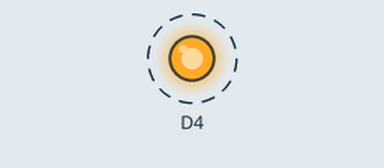
This sketch was run on a simulated ESP8266 (NodeMCU). Parts: output pins drawn as LEDs (lit = HIGH). Dashed ring = blinking. What the sketch prints to the serial monitor is not drawn.

Above: at 0.2 s.
Timing chart, 0 to 3.0 s (numbered marks = the images above):
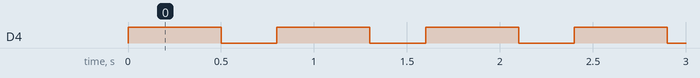

Measured:
- by itself, D4: alternates HIGH for 0.50 s and LOW for 0.30 s

The sketch:

blink.ino
```cpp
#include <Blink.h>
Blink blink(D4);

void setup() {
  Serial.begin(115200);
  Serial.println("\nBlink Version 1.0 Hyekyoung Seok");
}

void loop() {
  blink.on(500);
  blink.off(300);
}
```

Blink.cpp
```cpp
#include "Arduino.h"
#include "Blink.h"

Blink::Blink(int pin) {        // 생성자 함수 작성, 클래스 인스턴스를 생성할 때 호출
  pinMode(pin, OUTPUT);
  _pin = pin;                           // _pin의 _은 private 변수의 관례적 표현이며 입력 인수 pin과 구분 역할
}

void Blink::on(int n) {
  digitalWrite(_pin, HIGH);  // 클래스의 멤버 변수 _pin 사용
  delay(n);
}

void Blink::off(int n) {
  digitalWrite(_pin, LOW);  // 클래스의 멤버 변수 _pin 사용
  delay(n);
}
```

Blink.h
```cpp
#ifndef Blink_h      // 전처리문 시작, 특정 헤더 파일(여기서는 Morse.h) 중복 포함 방지
#define Blink_h

#include "Arduino.h" // 아두이노 헤더 파일 포함, 표준 함수 사용하기 위함

class Blink
{
  public:            // 외부에서 호출해야 하는 함수 선언
    Blink(int pin);  // 생성자 함수
    void on(int);
    void off(int);
  private:          // 외부에 노출이 필요 없는 함수, 변수 선언
    int _pin;
};                  // 클래스 선언 끝

#endif
```
